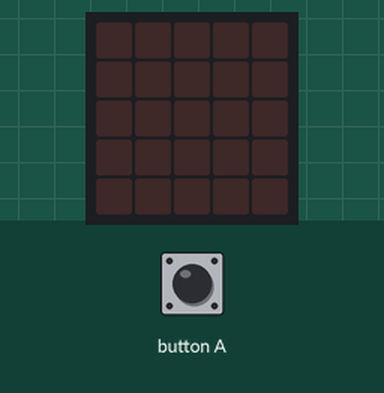
Simulated run of this program. Board: BBC micro:bit (MakeCode). Parts: the board's 5×5 LED display. Inputs (shaded band) come from the test bench. Random numbers come from a fixed seed; the 48×5 strip is a reading aid, not a part: it shows the text the display is scrolling, unrolled, one strip-width of it at a time.

Above: at 1.2 s.
1.3 s: button A pressed for 0.15 s
At 1.9 s:
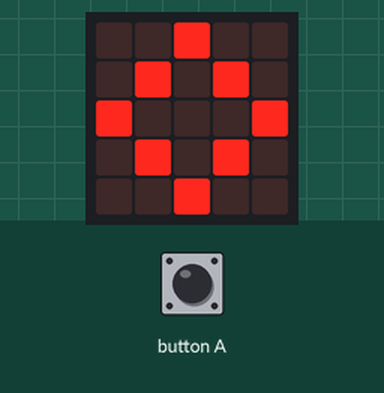
At 2.5 s:
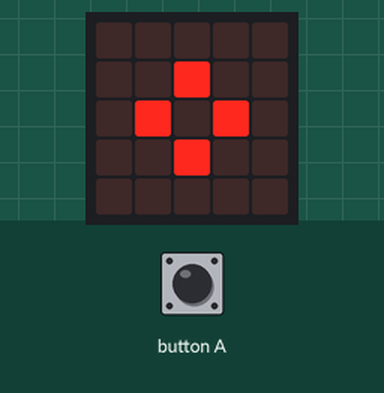

Measured:
- after the input at 1.3 s, the display: changes after 0.15 s (image 1)
- what the display in image 1 shows lasts 0.6 s, from 1.5 s to 2.1 s

The program:

main.ts
```typescript
input.onButtonPressed(Button.A, function () {
    basic.showIcon(IconNames.Diamond)
    basic.showIcon(IconNames.SmallDiamond)
    basic.showIcon(IconNames.Diamond)
    basic.showIcon(IconNames.SmallDiamond)
    if (Math.randomBoolean()) {
        basic.showIcon(IconNames.Skull)
    } else {
        basic.showIcon(IconNames.Diamond)
        basic.showString("JE MAG PIZZA")
    }
})
```

test.ts
```typescript
// tests gaan hier; deze zal niet worden gecompileerd wanneer dit pakket wordt gebruikt als extensie.
```
